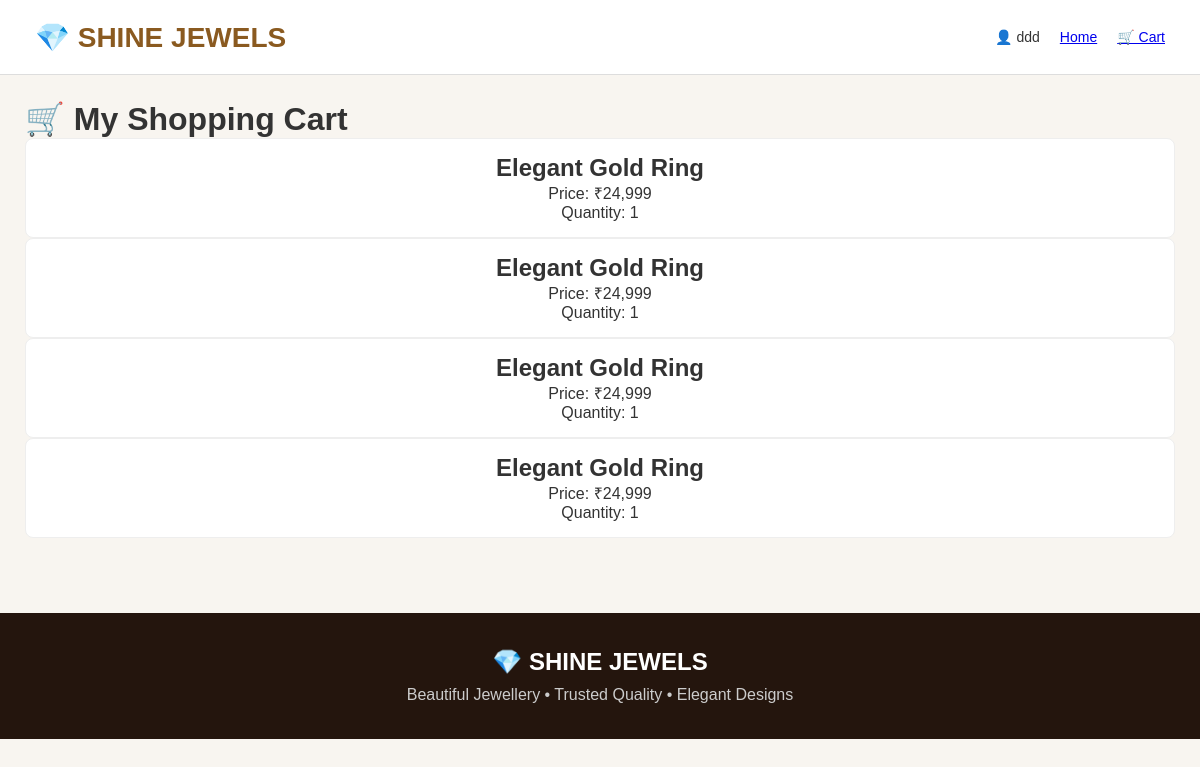
Page /cart (signed in) on the committed database.
### tables this page shows
CREATE TABLE cart (
            id INTEGER PRIMARY KEY AUTOINCREMENT,
            user_id INTEGER NOT NULL,
            product_name TEXT NOT NULL,
            price TEXT NOT NULL,
            quantity INTEGER DEFAULT 1
        );

### app.py (the view)
@app.route("/cart")
def cart():
    if "user_id" not in session:
        return redirect(url_for("login"))
    conn = sqlite3.connect("shine_jewels.db")
    items = conn.execute(
        """
        SELECT id, product_name, price, quantity
        FROM cart
        WHERE user_id = ?
        """,
        (session["user_id"],)
    ).fetchall()
    conn.close()
    return render_template(
        "cart.html",
        items=items
    )

### templates/cart.html (shortened to what this page needs)
<!DOCTYPE html>
<html lang="en">
<head>
    <link rel="stylesheet"
          href="{{ url_for('static', filename='style.css') }}">
</head>
<body>
<header class="header">
    <div class="logo">
        💎 SHINE JEWELS
    </div>
    <div class="header-icons">
        <span>👤 {{ session.get("user_name") }}</span>
        <a href="/">Home</a>
        <a href="/cart">
            🛒 Cart
        </a>
    </div>
</header>
<main class="content">
    <h1>🛒 My Shopping Cart</h1>
    {% if items %}
        {% for item in items %}
        <div class="product-card">
            <h2>{{ item[1] }}</h2>
            <p>Price: ₹{{ item[2] }}</p>
            <p>Quantity: {{ item[3] }}</p>
        </div>
        {% endfor %}
    {% else %}
        <h2>Your cart is empty.</h2>
        <a href="/">
            Continue Shopping
        </a>
    {% endif %}
</main>
<footer class="footer">
    <h2>💎 SHINE JEWELS</h2>
    <p>
        Beautiful Jewellery • Trusted Quality • Elegant Designs
    </p>
</footer>
</body>
</html>

### static/style.css (style rules this page uses)
* { margin: 0; padding: 0; box-sizing: border-box; }
body { font-family: Arial, sans-serif; background: #f8f5f0; color: #333; }
.header { height: 75px; background: white; display: flex; align-items: center; justify-content: space-between; padding: 0 35px; border-bottom: 1px solid #ddd; }
.logo { font-size: 28px; font-weight: bold; color: #8a5a20; white-space: nowrap; }
.header-icons { display: flex; gap: 20px; font-size: 14px; }
.content { flex: 1; padding: 25px; }
.product-card { background: white; padding: 15px; border-radius: 8px; border: 1px solid #eee; text-align: center; transition: 0.3s; }
.footer { background: #24150d; color: white; text-align: center; padding: 35px; margin-top: 50px; }
.footer h2 { margin-bottom: 10px; }
.footer p { margin-top: 8px; color: #ccc; }

### rows in the picture
cart: product_name "Elegant Gold Ring", price "24,999", quantity "1"
cart: product_name "Elegant Gold Ring", price "24,999", quantity "1"
cart: product_name "Elegant Gold Ring", price "24,999", quantity "1"
cart: product_name "Elegant Gold Ring", price "24,999", quantity "1"

### other values in the picture
{{ session.get("user_name") }} "ddd"
